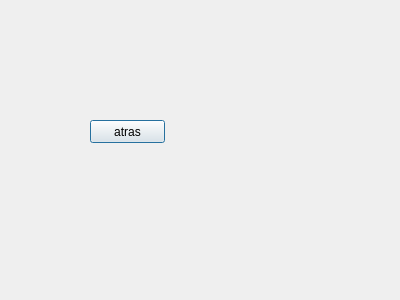
<?xml version="1.0" encoding="UTF-8"?>
<ui version="4.0">
 <class>PantallaConfig</class>
 <widget class="QDialog" name="PantallaConfig">
  <property name="geometry">
   <rect>
    <x>0</x>
    <y>0</y>
    <width>400</width>
    <height>300</height>
   </rect>
  </property>
  <property name="windowTitle">
   <string>Dialog</string>
  </property>
  <widget class="QPushButton" name="botonAtras">
   <property name="geometry">
    <rect>
     <x>90</x>
     <y>120</y>
     <width>75</width>
     <height>23</height>
    </rect>
   </property>
   <property name="text">
    <string>atras</string>
   </property>
  </widget>
 </widget>
 <resources/>
 <connections/>
</ui>
